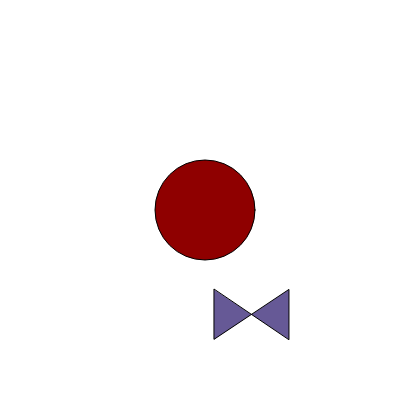
Frame 1 (no input)
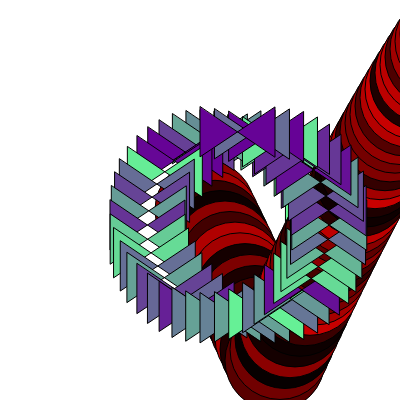
Frame 60 (no input)
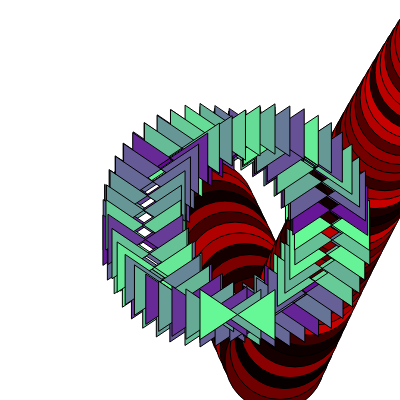
Frame 120 (the mouse pressed at the canvas centre since frame 60)

The p5.js sketch that drew these frames (run headless with seeded random() and noise() and a simulated clock; from frame 60 on, the mouse is pressed at the canvas centre):

// p5.js sketch
// ── sketch.js
var centerX 
var centerY 
var speed 
var angle =0;
var mulX =60;
var mulY =90;


function setup() {
  createCanvas(400, 400);
  centerX = 200;
  centerY = 200;
  speedX = 5
  speedY = 10;
}

function draw() {
  //background(220);
  centerY = centerY + speedY;
  centerX = centerX + speedX;
  speedY = speedY + 0.1;
  
  if(centerY > 350) {speedY = speedY *-0.96;}
  
  if (centerX>500) {centerX = -100;}
  
  stroke(0,0,0)
  fill(random(1,200),0,0)
  ellipse(centerX, centerY, 100,100)
  
  angle = angle + radians(90/10);
  
  mulX = mulY + random(-1, 0);
  mulY = mulY + random(-1, 1);
  
  var x = 200+sin(angle)*mulX;
  var y = 200+cos(angle)*mulY;
  
  fill(102,random(1,255),150)
  
  quad(x, y, x, y+50, x+75,y, x+75, y+50);
    
}
